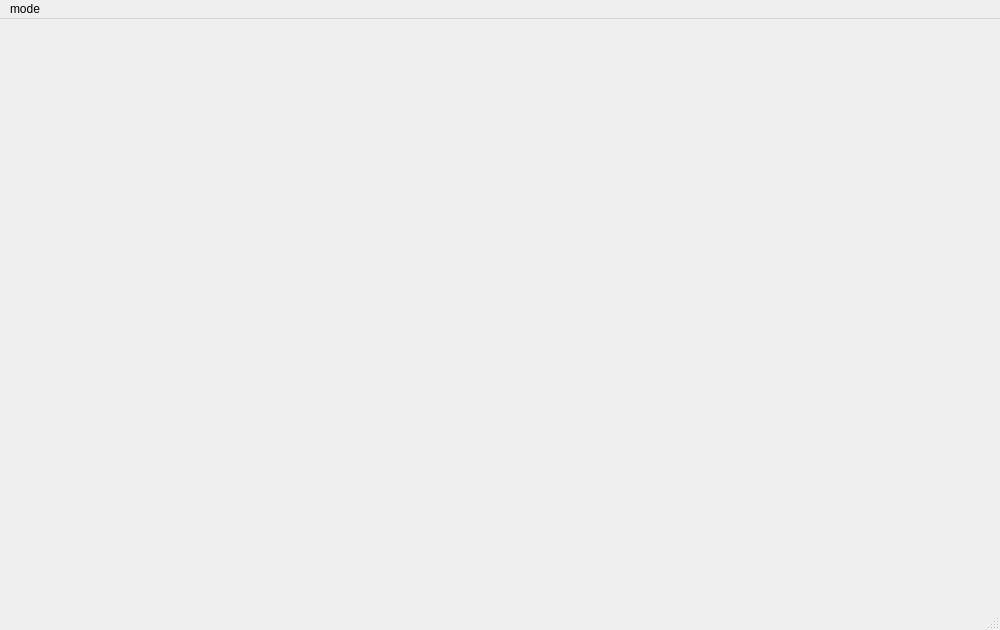
<?xml version="1.0" encoding="UTF-8"?>
<ui version="4.0">
 <class>MainWindow</class>
 <widget class="QMainWindow" name="MainWindow">
  <property name="geometry">
   <rect>
    <x>0</x>
    <y>0</y>
    <width>1000</width>
    <height>630</height>
   </rect>
  </property>
  <property name="minimumSize">
   <size>
    <width>1000</width>
    <height>630</height>
   </size>
  </property>
  <property name="maximumSize">
   <size>
    <width>1000</width>
    <height>630</height>
   </size>
  </property>
  <property name="windowTitle">
   <string>MainWindow</string>
  </property>
  <property name="windowIcon">
   <iconset>
    <normaloff>Resources/icon.jpg</normaloff>Resources/icon.jpg</iconset>
  </property>
  <widget class="QWidget" name="centralwidget"/>
  <widget class="QStatusBar" name="statusbar"/>
  <widget class="QMenuBar" name="menuBar">
   <property name="geometry">
    <rect>
     <x>0</x>
     <y>0</y>
     <width>1000</width>
     <height>24</height>
    </rect>
   </property>
   <widget class="QMenu" name="menumode">
    <property name="title">
     <string>mode</string>
    </property>
    <addaction name="actionMaze"/>
    <addaction name="actionCave"/>
   </widget>
   <addaction name="menumode"/>
  </widget>
  <action name="actionCave">
   <property name="text">
    <string>Cave</string>
   </property>
   <property name="shortcut">
    <string>Ctrl+2</string>
   </property>
  </action>
  <action name="actionMaze">
   <property name="text">
    <string>Maze</string>
   </property>
   <property name="shortcut">
    <string>Ctrl+1</string>
   </property>
  </action>
 </widget>
 <resources/>
 <connections/>
</ui>
